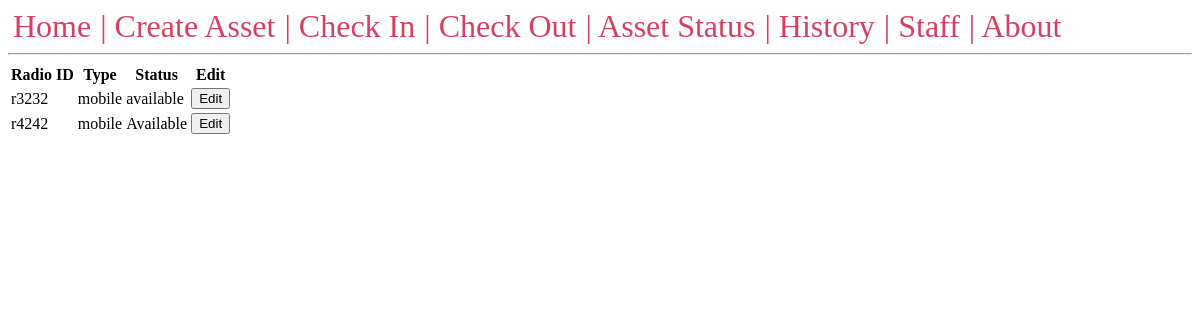
Page /status on the committed database.
### tables this page shows
CREATE TABLE assets(
	id text NOT NULL,
	asset_type text NOT NULL,
	asset_status text NOT NULL
    );

### app.py (the view)
@app.route('/status')
def status():
    conn = get_db_connection()
    assets = conn.execute('SELECT * FROM assets').fetchall()
    conn.close()
    return render_template('status.html', assets=assets)

### app.py (called while the page is built)
def get_db_connection():
    conn = sqlite3.connect('database.db')
    conn.row_factory = sqlite3.Row
    return conn

### templates/status.html
{% extends 'base.html' %}
{% block content %}
<table id="Assets" class="table table-striped">
    <thead>
      <tr>
        <th>Radio ID</th>
        <th>Type</th>
        <th>Status</th>
        <th>Edit</th>
      </tr>
    </thead>
    <tbody>
      {% for asset in assets %}
        <tr>
          <td>{{ asset.id }}</td>
          <td>{{ asset.asset_type }}</td>
          <td>{{ asset.asset_status }}</td>
          <td><button type="button" onclick="document.location.href='/{{asset.id}}/edit/'">Edit</button>
          </td>
        </tr>
      {% endfor %}
    </tbody>
  </table>
{% endblock %}

### rows in the picture
assets: id "r3232", asset_type "mobile", asset_status "available"
assets: id "r4242", asset_type "mobile", asset_status "Available"
